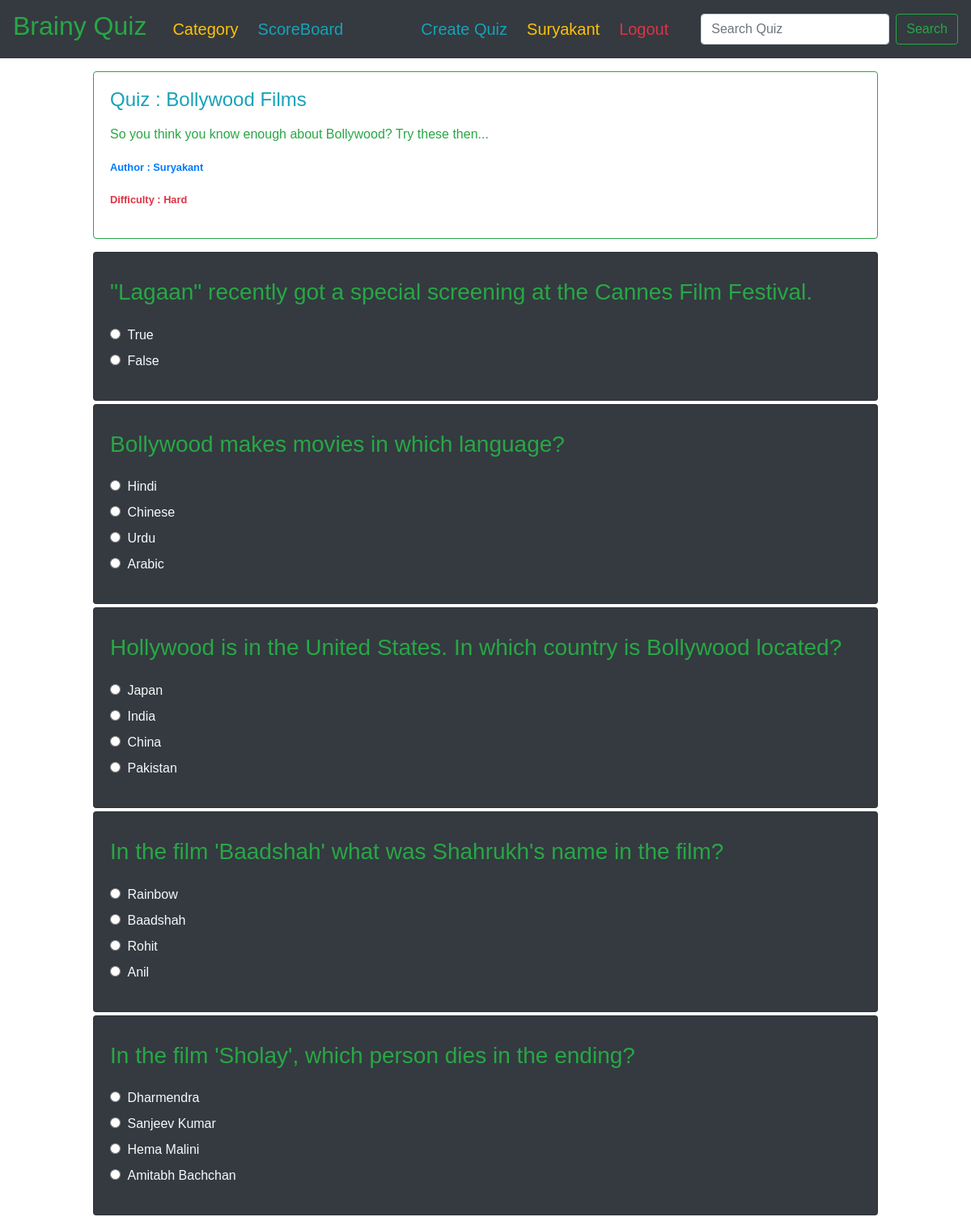
The app's page /quiz/35/play/ (signed in, upper part) with its own data.
### quiz/models.py (models this page shows, shortened)
class Quiz(models.Model):
    difficulty_choices = [
        ('H', 'Hard'),
        ('M', 'Medium'),
        ('E', 'Easy')
    ]
    title = models.CharField(max_length=200)
    description = models.TextField(max_length=1000, blank=True, null=True)
    average_score = models.IntegerField(default=0, blank=True, null=True)
    difficulty = models.CharField(max_length=10, choices=difficulty_choices, default='F')
    date_posted = models.DateTimeField(default=timezone.now)
    author = models.ForeignKey(User, null=False, blank=False, on_delete=models.CASCADE)
    category = models.ForeignKey(Category, null=False, blank=False, on_delete=models.CASCADE)
    class Meta:
        ordering = ['-date_posted']

class Question(models.Model):
    title = models.CharField(max_length=400, blank=False, null=False)
    quiz = models.ForeignKey(Quiz, null=False, blank=False, on_delete=models.CASCADE)
    class Meta:
        ordering = ['title']

class Option(models.Model):
    title = models.CharField(max_length=400, blank=False, null=False)
    correctness = models.BooleanField(default=False, null=False)
    question = models.ForeignKey(Question, null=False, blank=False, on_delete=models.CASCADE)
    def __str__(self):
        return '%s' % self.title

### quiz/views.py (the view, shortened to what this page needs)
# urls.py: path('quiz/<int:quiz_id>/play/', views.quiz_play_view, name='quiz-play'),
@login_required
def quiz_play_view(request, quiz_id):
    quiz = get_object_or_404(Quiz, pk=quiz_id)
    if QuizWiseScore.objects.filter(player=request.user, quiz=quiz_id).count() != 0:
        messages.success(request, f"You have already played the quiz '{quiz.title}'. Play other quiz.")
        return redirect('/')
    template = 'quiz/quiz_play.html'
    context = {"related_quiz": quiz}
    return render(request, template, context)

### quiz/templates/quiz/quiz_play.html (shortened to what this page needs)
{% extends 'base.html' %}
{% block content %}
<div class="col-12 col-md-10 mb-3 mx-auto mt-3">
    <div class="card border-success mb-3">
        <div class="card-body text-success">
            <h4 class="card-title text-info">
                Quiz : {{ related_quiz.title }}
            </h4>
            <p class="card-text">
                {{ related_quiz.description|linebreaks }}
            </p>
            <p><small class="text-primary"><b>
                        Author : {{ related_quiz.author.first_name }} {{ quiz.author.last_name }}
                    </b></small></p>
            <p><small class="text-danger"><b>
                        Difficulty : {{ related_quiz.get_difficulty_display }}
                    </b></small></p>
        </div>
    </div>
</div>
<div class="col-12 col-md-10 mb-3 mx-auto mt-3">
    <form method="post" action=".">
        {% for question in related_quiz.question_set.all %}
        <div class="card bg-dark text-light mb-1">
            <div class="card-body">
                <div class="mb-2">
                    <h4 class="card-title text-info">
                        <h3 class="card-text mb-4 text-success">
                            {{ question.title }}
                        </h3>
                        {% for option in question.option_set.all %}
                        <input type="radio" name="{{ related_quiz.id }}{{ question.id }}" value="{{ option }}"
                            class="mr-1" />
                        <label>{{ option.title }}</label><br>
                        {% endfor %}
                    </h4>
                </div>
            </div>
        </div>
        {% endfor %}
    </form>
</div>
{% endblock %}

### templates/navbar.html (shortened to what this page needs)
<nav style="font-family: Comic Sans MS, cursive, sans-serif;" class="navbar navbar-dark bg-dark navbar-expand-lg">
    <a class="navbar-brand text-success mr-4" href="/">
        <h2>Brainy Quiz</h2>
    </a>
    <div class="collapse navbar-collapse" id="navbarSupportedContent">
        <ul class="navbar-nav mr-auto">
            <li class="nav-item active">
                <a class="nav-link mr-2 pb-0 text-warning" href="{% url 'category-list' %}">
                    <h5>Category</h5>
                </a>
            </li>
            <li class="nav-item active">
                <a class="nav-link mr-2 pb-0 text-info" href="{% url 'scoreboard' %}">
                    <h5>ScoreBoard</h5>
                </a>
            </li>
        </ul>
        <div class="navbar-nav mr-4">
            {% if user.is_authenticated %}
                <a class="nav-item nav-link active text-info pb-0 mr-2" href="{% url 'quiz-create' %}">
                    <h5>Create
                        Quiz</h5>
                </a>
                <a class="nav-item nav-link active text-warning pb-0 mr-2" href="{% url 'profile' %}">
                    <h5>{{ user.first_name }}</h5>
                </a>
                <a class="nav-item nav-link active text-danger pb-0 mr-2" href="{% url 'logout' %}">
                    <h5>Logout</h5>
                </a>
            {% endif %}
        </div>
        <div>
            <form class="form-inline my-2 my-lg-0" method="get" action="/search/">
                <input class="form-control mr-sm-2" type="text" id="q" name="q" placeholder="Search Quiz"
                       aria-label="Search"/>
                <a href="{% url 'search' %}">
                    <button class="btn btn-outline-success my-2 my-sm-0" type="submit">Search</button>
                </a>
            </form>
        </div>
    </div>
</nav>

### records on screen
Quiz: title "Bollywood Films", description "So you think you know enough about Bollywood? Try these then...", author.first_name "Suryakant", difficulty "Hard"
Question: title "\"Lagaan\" recently got a special screening at the Cannes Film Festival."
Option: title "True"
Option: title "False"
Question: title "Bollywood makes movies in which language?"
Option: title "Hindi"
Option: title "Chinese"
Option: title "Urdu"
Option: title "Arabic"
Question: title "Hollywood is in the United States. In which country is Bollywood located?"
Option: title "Japan"
Option: title "India"
Option: title "China"
Option: title "Pakistan"
Question: title "In the film 'Baadshah' what was Shahrukh's name in the film?"
Option: title "Rainbow"
Option: title "Baadshah"
Option: title "Rohit"
Option: title "Anil"
Question: title "In the film 'Sholay', which person dies in the ending?"
Option: title "Dharmendra"
Option: title "Sanjeev Kumar"
Option: title "Hema Malini"
Option: title "Amitabh Bachchan"

### other values on screen
{{ user.first_name }} "Suryakant"
